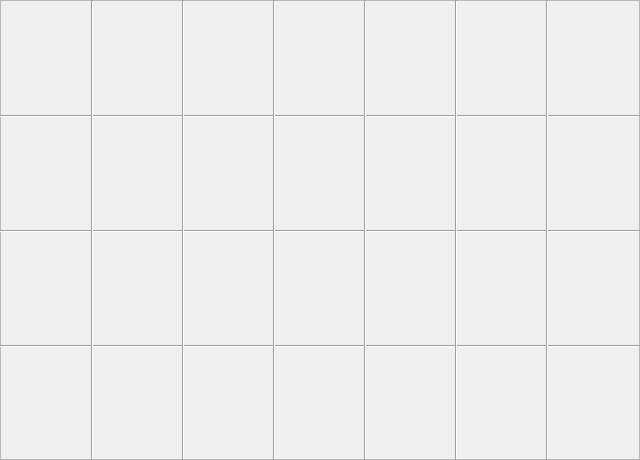
<?xml version="1.0" encoding="UTF-8"?>
<ui version="4.0">
 <class>Frame_table</class>
 <widget class="QFrame" name="Frame_table">
  <property name="geometry">
   <rect>
    <x>0</x>
    <y>0</y>
    <width>640</width>
    <height>460</height>
   </rect>
  </property>
  <property name="windowTitle">
   <string>Frame</string>
  </property>
  <property name="frameShape">
   <enum>QFrame::StyledPanel</enum>
  </property>
  <property name="frameShadow">
   <enum>QFrame::Raised</enum>
  </property>
  <widget class="Line" name="line_v_1">
   <property name="geometry">
    <rect>
     <x>0</x>
     <y>115</y>
     <width>640</width>
     <height>3</height>
    </rect>
   </property>
   <property name="orientation">
    <enum>Qt::Horizontal</enum>
   </property>
  </widget>
  <widget class="Line" name="line_v_3">
   <property name="geometry">
    <rect>
     <x>0</x>
     <y>345</y>
     <width>640</width>
     <height>3</height>
    </rect>
   </property>
   <property name="orientation">
    <enum>Qt::Horizontal</enum>
   </property>
  </widget>
  <widget class="Line" name="line_v_2">
   <property name="geometry">
    <rect>
     <x>0</x>
     <y>230</y>
     <width>640</width>
     <height>3</height>
    </rect>
   </property>
   <property name="orientation">
    <enum>Qt::Horizontal</enum>
   </property>
  </widget>
  <widget class="Line" name="line_h_1">
   <property name="geometry">
    <rect>
     <x>91</x>
     <y>0</y>
     <width>3</width>
     <height>460</height>
    </rect>
   </property>
   <property name="orientation">
    <enum>Qt::Vertical</enum>
   </property>
  </widget>
  <widget class="Line" name="line_h_2">
   <property name="geometry">
    <rect>
     <x>182</x>
     <y>0</y>
     <width>3</width>
     <height>460</height>
    </rect>
   </property>
   <property name="orientation">
    <enum>Qt::Vertical</enum>
   </property>
  </widget>
  <widget class="Line" name="line_h_3">
   <property name="geometry">
    <rect>
     <x>273</x>
     <y>0</y>
     <width>3</width>
     <height>460</height>
    </rect>
   </property>
   <property name="orientation">
    <enum>Qt::Vertical</enum>
   </property>
  </widget>
  <widget class="Line" name="line_h_4">
   <property name="geometry">
    <rect>
     <x>364</x>
     <y>0</y>
     <width>3</width>
     <height>460</height>
    </rect>
   </property>
   <property name="orientation">
    <enum>Qt::Vertical</enum>
   </property>
  </widget>
  <widget class="Line" name="line_h_5">
   <property name="geometry">
    <rect>
     <x>455</x>
     <y>0</y>
     <width>3</width>
     <height>460</height>
    </rect>
   </property>
   <property name="orientation">
    <enum>Qt::Vertical</enum>
   </property>
  </widget>
  <widget class="Line" name="line_h_6">
   <property name="geometry">
    <rect>
     <x>546</x>
     <y>0</y>
     <width>3</width>
     <height>460</height>
    </rect>
   </property>
   <property name="orientation">
    <enum>Qt::Vertical</enum>
   </property>
  </widget>
 </widget>
 <resources/>
 <connections/>
</ui>
